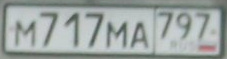
#> input picture demo/input_images/027e1840809d6611.jpg, 227 x 59 px; its folder holds only this picture in this run
$ python main.py
#> lines starting #> are read from the running program, lines starting #| are printed output that depends on the picture; after the words box and inside, x2 and y2 are one past the last pixel; in counts of white or black regions, pixels touching at a corner belong together
import cv2
import numpy as np
import os

INPUT_FOLDER_PATH = "./input_images"
OUTPUT_FOLDER_PATH = "./output_images"

""" Функция, выделяющая прямые на изображении"""
def get_lines(contours):
  # Применяем преобразование Хафа
  lines = cv2.HoughLines(contours,1,np.pi/180,70)
  if lines is None:
    # Если ничего не нашли, то снижаем порог
    lines = cv2.HoughLines(contours,1,np.pi/180,40)
  if lines is None:
    lines = cv2.HoughLines(contours,1,np.pi/180,20)
  if lines is None:
    lines = []
  return lines

""" Функция, для преобразования прямых"""
def reform_lines(img, lines):
  new_lines = []

  for i in range(len(lines)):
    line = []
    for rho,theta in lines[i]:
      q = 512
      a = np.cos(theta)
      b = np.sin(theta)
      x0 = a*rho
      y0 = b*rho
      x1 = int(x0 + q*(-b))
      y1 = int(y0 + q*(a))
      x2 = int(x0 - q*(-b))
      y2 = int(y0 - q*(a))

      if x1 == x2:
        x1 = int(x0 + 2*q*(-b))
        y1 = int(y0 + 2*q*(a))

      if x1!=x2:
        k = (y1-y2)/(x1-x2)
      else:
        k=0
      if np.isnan(k):
        k=0

      if abs(k)>0.45:
        # Избавляемся от вертикальных прямых
        continue

      b = y1-k*x1

      x1 = 0
      x2 = img.shape[1]

      y1 = k*x1+b
      y2 = k*x2+b

      line = int(x1), int(y1), int(x2), int(y2)
      new_lines.append(line)
  return new_lines

""" Функция для отбраывания лишних прямых"""
def filter_lines(lines):
  if len(lines) >= 2:
    top = 0
    bot = 0
    maxx = -1, -1
    minn = 100000000, 100000000
    # Ищем свмую верхнюю и нижнюю прямые
    for i in range(len(lines)):
      x1, y1, x2, y2 = lines[i]
      #print(x1, y1, x2, y2)
      if (y1 > maxx[0] and y2 > maxx[1]) or (y1 > maxx[1] and y2 > maxx[0]) :
        maxx = y1, y2
        top = i
      elif (y1 < minn[0] and y2 < minn[1]) or (y1 < minn[1] and y2 < minn[0]) :
        minn = y1, y2
        bot = i

    best_lines = [lines[bot], lines[top]]
  else:
    best_lines = lines
  return best_lines

""" Поворот изображения на основании одной из прямых"""
def rotate_image(img, lines):
  if not lines:
    return img

  x1, y1, x2, y2 = lines[0]

  if x1!=x2:
    k = (y1-y2)/(x1-x2)

    if abs(x2 - x1) != 0:
      tg_alptha = abs(y2 - y1)/abs(x2 - x1)
      angle = np.sign(k)*np.rad2deg(np.arctan(tg_alptha))
    else:
      angle = 0

    h, w = img.shape[:2]
    center = (int(w / 2), int(h / 2))
    rotation_matrix = cv2.getRotationMatrix2D(center, angle, 1)

    img = cv2.warpAffine(img, rotation_matrix, (w, h))
  return img

""" Функция для отрисовки прямых, нужна для отладки решения"""
def draw_lines(img, red_lines=[], green_lines=[]):
  for i in range(len(red_lines)):
      x1, y1, x2, y2 = red_lines[i]
      cv2.line(img,(x1,y1),(x2,y2),(255,0,0),2)

  for i in range(len(green_lines)):
    x1, y1, x2, y2 = green_lines[i]
    cv2.line(img,(x1,y1),(x2,y2),(0,255,0),2)
  return img

""" Функция для обрезки изображения"""
def crop_image(img):
  k = 50
  img = cv2.resize(img, (512+k,112+k))
  img = img[k//2:-k//2, k//2:-k//2, :]
  return img

def img_deformation(img):
  """ БЛОК АЛГОРИТМА ПО ДЕФОРМАЦИИ ИЗОБРАЖЕНИЯ """
  blur = cv2.GaussianBlur(img, (3, 3), 0)
  img_grey = cv2.cvtColor(blur,cv2.COLOR_BGR2GRAY)

  img_contours = cv2.Canny(img_grey,140,200,apertureSize = 3)
  lines = get_lines(img_contours)

  lines = reform_lines(img, lines)

  best_lines = filter_lines(lines)
  #img = draw_lines(img, red_lines=best_lines)
  img = rotate_image(img, best_lines)

  img = crop_image(img)

  """               КОНЕЦ БЛОКА                """
  return img

def main():
    file_list = os.listdir(INPUT_FOLDER_PATH)
    image_files = [f for f in file_list if f.lower().endswith(('.png', '.jpg', '.jpeg', '.bmp', '.gif'))]

    for i in range(len(image_files)):
        img_path = os.path.join(INPUT_FOLDER_PATH, image_files[i])
        img = cv2.imread(img_path)
#> img is the input picture: shape (59, 227, 3); mean B, G, R 160.8, 163.6, 155.8
        img = cv2.cvtColor(img, cv2.COLOR_BGR2RGB)
        img = img_deformation(img)
#> in img_deformation, `img_contours = cv2.Canny(img_grey,140,200,apertureSize = 3)`:
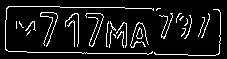
#> img_contours: shape (59, 227); 9.4% white in thin lines or dots, all inside (x1, y1, x2, y2) = (5, 6, 221, 56)
#> in get_lines, `lines = cv2.HoughLines(contours,1,np.pi/180,70)`: lines = [[51, 1.59], [5, 1.59], [48, 1.61]]
#> the loop in reform_lines, `for i in range(len(lines)):` made 3 passes
#> after the loop in reform_lines, `for i in range(len(lines)):`: new_lines = [(0, 50, 227, 54), (0, 5, 227, 8), (0, 47, 227, 55)]
#> in img_deformation, `lines = reform_lines(img, lines)`: lines has the same summary as new_lines in reform_lines
#> the loop in filter_lines, `for i in range(len(lines)):` made 3 passes
#> (y1, y2, top) on pass 1: (50, 54, 0)
#> (y1, y2, bot) on pass 2: (5, 8, 1)
#> after the loop in filter_lines, `for i in range(len(lines)):`: bot = 1; top = 0
#> in filter_lines, `best_lines = [lines[bot], lines[top]]`: best_lines = [(0, 5, 227, 8), (0, 50, 227, 54)]
#> in rotate_image, `x1, y1, x2, y2 = lines[0]`: x1 = 0; y1 = 5; x2 = 227; y2 = 8
#> in rotate_image, `k = (y1-y2)/(x1-x2)`: k = 0.0132
#> in rotate_image, `angle = np.sign(k)*np.rad2deg(np.arctan(tg_alptha))`: angle = 0.757
#> in rotate_image, `rotation_matrix = cv2.getRotationMatrix2D(center, angle, 1)`: rotation_matrix = [[1, 0.0132, -0.373], [-0.0132, 1, 1.5]]
#> in rotate_image, `img = cv2.warpAffine(img, rotation_matrix, (w, h))`:
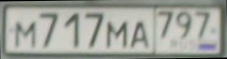
#> img: shape (59, 227, 3); mean of channels 0, 1, 2 154, 161.7, 159; drawn as B, G, R
#> in crop_image, `img = cv2.resize(img, (512+k,112+k))`:
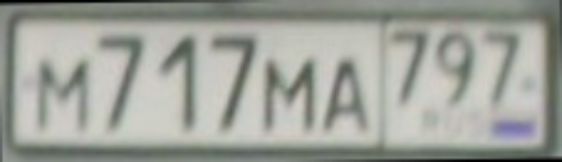
#> img: shape (162, 562, 3); mean of channels 0, 1, 2 153.8, 161.5, 158.9; drawn as B, G, R
#> in crop_image, `img = img[k//2:-k//2, k//2:-k//2, :]`:
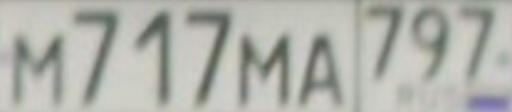
#> img: shape (112, 512, 3); mean of channels 0, 1, 2 171, 178.2, 176.9; drawn as B, G, R
        img = cv2.resize(img, (512,112))

        file_destination = os.path.join(OUTPUT_FOLDER_PATH, image_files[i])
        cv2.imwrite(file_destination, img)

if __name__ == '__main__':
    main()

$ run again, on demo/input_images/17be2727f458112d.jpg
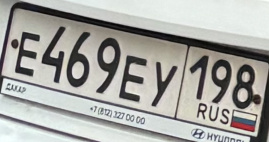
#> input picture demo/input_images/17be2727f458112d.jpg, 269 x 142 px
#> in main, img is the input picture: shape (142, 269, 3); mean B, G, R 162.6, 166.8, 166.9
#> in img_deformation, `img_contours = cv2.Canny(img_grey,140,200,apertureSize = 3)`:
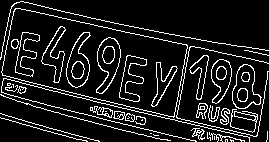
#> img_contours: shape (142, 269); 11.7% white in thin lines or dots
#> in get_lines, `lines = cv2.HoughLines(contours,1,np.pi/180,70)`: lines = 26 rows, first 8: [5, 1.78], [90, 1.82], [72, 1.82], [75, 1.8], [-2, 1.78], [77, 1.8], [3, 1.8], [0, 1.76]
#> the loop in reform_lines, `for i in range(len(lines)):` made 26 passes
#> after the loop in reform_lines, `for i in range(len(lines)):`: new_lines = 26 items, first 6: (0, 5, 269, 62), (0, 92, 269, 159), (0, 73, 269, 140), (0, 76, 269, 138), (0, -2, 269, 54), (0, 79, 269, 141)
#> in img_deformation, `lines = reform_lines(img, lines)`: lines has the same summary as new_lines in reform_lines
#> the loop in filter_lines, `for i in range(len(lines)):` made 26 passes
#> (y1, y2, bot) on passes 3, 5: (73, 140, 2), (-2, 54, 4)
#> after the loop in filter_lines, `for i in range(len(lines)):`: bot = 4; top = 16
#> in filter_lines, `best_lines = [lines[bot], lines[top]]`: best_lines = [(0, -2, 269, 54), (0, 113, 269, 189)]
#> in rotate_image, `x1, y1, x2, y2 = lines[0]`: x1 = 0; y1 = -2; x2 = 269; y2 = 54
#> k = 0.208
#> angle = 11.76
#> rotation_matrix = [[0.979, 0.204, -11.66], [-0.204, 0.979, 28.8]]
#> in crop_image, `img = img[k//2:-k//2, k//2:-k//2, :]`:
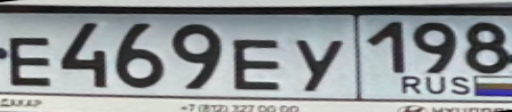
#> img: shape (112, 512, 3); mean of channels 0, 1, 2 150.3, 148.1, 143.2; drawn as B, G, R

$ run again, on demo/input_images/1aa34cdedfc05e54.jpg
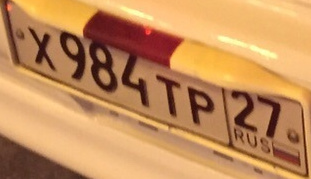
#> input picture demo/input_images/1aa34cdedfc05e54.jpg, 311 x 179 px
#> in main, img is the input picture: shape (179, 311, 3); mean B, G, R 91.4, 142.3, 196.5
#> in img_deformation, `img_contours = cv2.Canny(img_grey,140,200,apertureSize = 3)`:
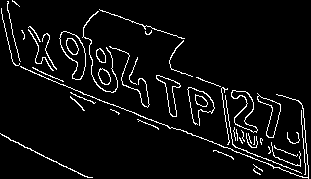
#> img_contours: shape (179, 311); 5.5% white in thin lines or dots
#> in get_lines, `lines = cv2.HoughLines(contours,1,np.pi/180,70)`: lines = [[57, 1.94], [55, 1.95], [53, 1.97], [52, 1.95], [64, 1.9], [53, 1.94], [60, 1.92], [6, 1.92], [121, 2.02], [119, 2.04], [68, 1.88]]
#> the loop in reform_lines, `for i in range(len(lines)):` made 11 passes
#> after the loop in reform_lines, `for i in range(len(lines)):`: new_lines = [(0, 60, 311, 180), (0, 59, 311, 184), (0, 57, 311, 189), (0, 56, 311, 181), (0, 67, 311, 174), (0, 56, 311, 175), (0, 63, 311, 176), (0, 6, 311, 119), (0, 71, 311, 172)]
#> in img_deformation, `lines = reform_lines(img, lines)`: lines has the same summary as new_lines in reform_lines
#> the loop in filter_lines, `for i in range(len(lines)):` made 9 passes
#> (y1, y2, top) on pass 1: (60, 180, 0)
#> after the loop in filter_lines, `for i in range(len(lines)):`: bot = 7; top = 0
#> in filter_lines, `best_lines = [lines[bot], lines[top]]`: best_lines = [(0, 6, 311, 119), (0, 60, 311, 180)]
#> in rotate_image, `x1, y1, x2, y2 = lines[0]`: x1 = 0; y1 = 6; x2 = 311; y2 = 119
#> k = 0.363
#> angle = 19.97
#> rotation_matrix = [[0.94, 0.342, -21.08], [-0.342, 0.94, 58.28]]
#> in crop_image, `img = img[k//2:-k//2, k//2:-k//2, :]`:
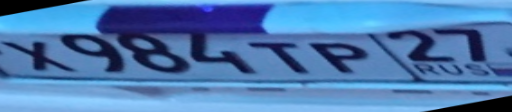
#> img: shape (112, 512, 3); mean of channels 0, 1, 2 178.2, 123.5, 77.1; drawn as B, G, R

$ run again, on demo/input_images/0d6975cbf354c86a.jpg
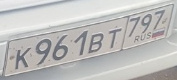
#> input picture demo/input_images/0d6975cbf354c86a.jpg, 177 x 80 px
#> in main, img is the input picture: shape (80, 177, 3); mean B, G, R 187.8, 188.9, 189.4
#> in img_deformation, `img_contours = cv2.Canny(img_grey,140,200,apertureSize = 3)`:
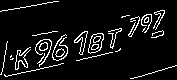
#> img_contours: shape (80, 177); 7.7% white in thin lines or dots
#> in get_lines, `lines = cv2.HoughLines(contours,1,np.pi/180,70)`: lines = None
#> in get_lines, `lines = cv2.HoughLines(contours,1,np.pi/180,40)`: lines = 36 rows, first 8: [75, 1.36], [76, 1.34], [57, 1.34], [60, 1.29], [56, 1.33], [67, 1.22], [59, 1.33], [58, 1.31]
#> the loop in reform_lines, `for i in range(len(lines)):` made 36 passes
#> after the loop in reform_lines, `for i in range(len(lines)):`: new_lines = 34 items, first 6: (0, 76, 177, 38), (0, 77, 177, 37), (0, 58, 177, 17), (0, 62, 177, 11), (0, 57, 177, 13), (0, 71, 177, 6)
#> in img_deformation, `lines = reform_lines(img, lines)`: lines has the same summary as new_lines in reform_lines
#> the loop in filter_lines, `for i in range(len(lines)):` made 34 passes
#> (y1, y2, top) on pass 1: (76, 38, 0)
#> after the loop in filter_lines, `for i in range(len(lines)):`: bot = 31; top = 0
#> in filter_lines, `best_lines = [lines[bot], lines[top]]`: best_lines = [(0, 11, 177, -22), (0, 76, 177, 38)]
#> in rotate_image, `x1, y1, x2, y2 = lines[0]`: x1 = 0; y1 = 11; x2 = 177; y2 = -22
#> k = -0.186
#> tg_alptha = 0.186
#> angle = -10.56
#> rotation_matrix = [[0.983, -0.183, 8.82], [0.183, 0.983, -15.45]]
#> in crop_image, `img = img[k//2:-k//2, k//2:-k//2, :]`:
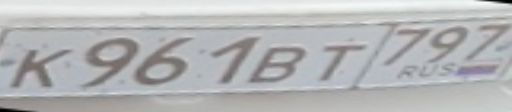
#> img: shape (112, 512, 3); mean of channels 0, 1, 2 182.6, 181.5, 180.6; drawn as B, G, R
